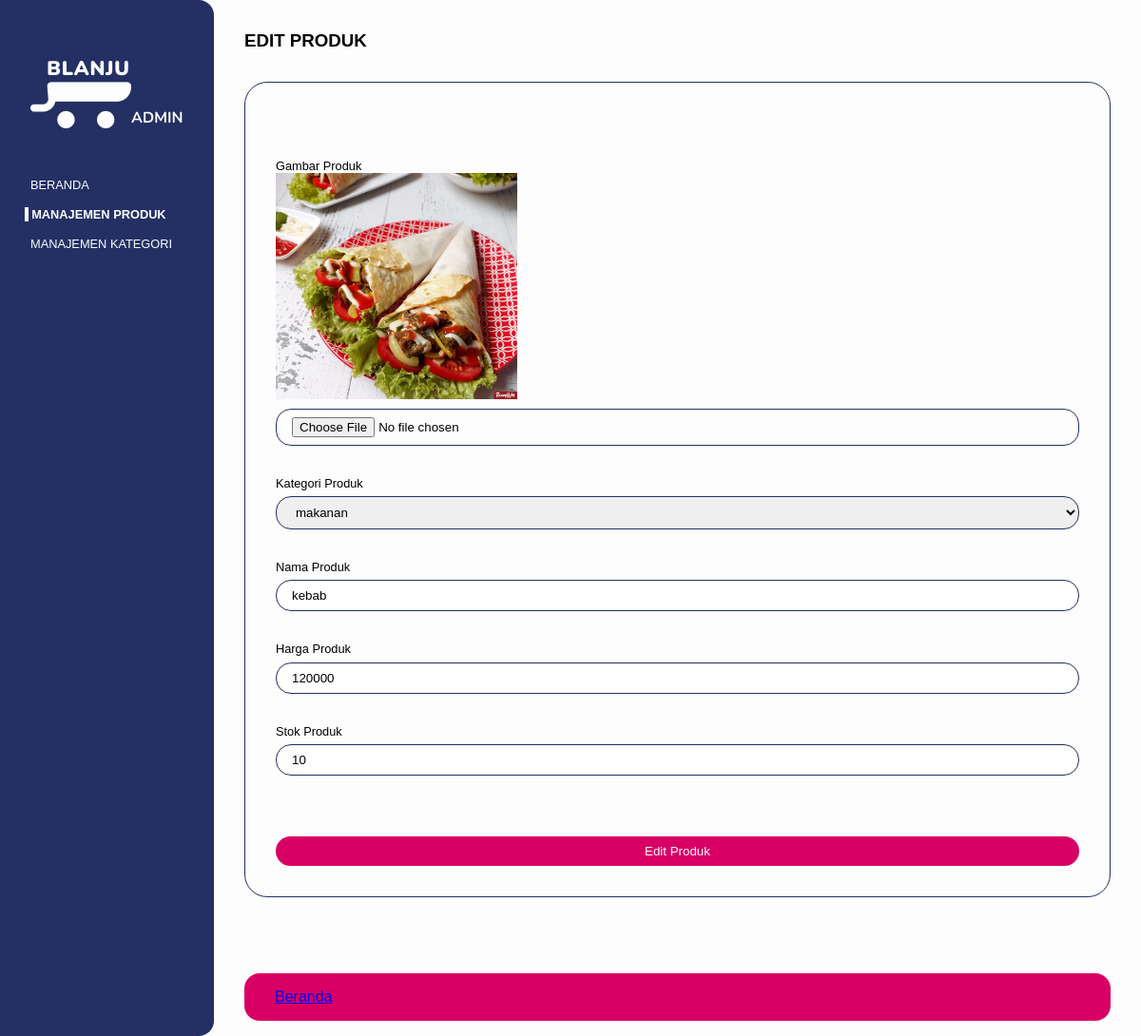
The app's page /blanju/app/admin/edit_produk.php?pro=1 with its own data.
### tables this page shows
CREATE TABLE `products` (
  `kodeProduk` int(11) NOT NULL,
  `kodeKategori` int(11) NOT NULL,
  `namaProduk` varchar(100) NOT NULL,
  `gambarProduk` varchar(255) NOT NULL,
  `hargaProduk` int(11) NOT NULL,
  `stokProduk` int(11) NOT NULL,
  `created_at` timestamp NOT NULL DEFAULT current_timestamp() ON UPDATE current_timestamp(),
  `updated_at` timestamp NULL DEFAULT NULL
);

CREATE TABLE `categories` (
  `kodeKategori` int(11) NOT NULL,
  `namaKategori` varchar(100) NOT NULL
);

### blanju/app/database.php (called while the page is built, shortened)
<?php
require_once("base.php");
function getAllDataCategories()
{
	global $db;
	try {
		$statement = $db->query("SELECT * FROM categories");
		$statement->execute();
		return $statement->fetchAll(PDO::FETCH_ASSOC);
	} catch (PDOException $err) {
		echo $err->getMessage();
	}
}
function getDataProduct($kodeProduk)
{
	global $db;
	try {
		$statement = $db->prepare("SELECT * FROM products where kodeProduk = :kodeProduk");
		$statement->bindValue(':kodeProduk', $kodeProduk);
		$statement->execute();
		return $statement->fetchAll(PDO::FETCH_ASSOC);
	} catch (PDOException $err) {
		echo $err->getMessage();
	}
}

### blanju/app/admin/edit_produk.php (the view, shortened to what this page needs)
<?php
    require_once("templates/header.php"); ?>
<?php
if($_SERVER['REQUEST_METHOD'] == 'POST')
{
    $data = [$_POST, $_FILES];
    editProduct($data);
}else{
    $kodePro=$_GET["pro"];
    $product = getDataProduct($kodePro);
    $categories = getAllDataCategories();
}
?>
    <section id="content-main">
        <div class="content-main-container">
            <h1>EDIT PRODUK</h1>
            <div class="form-add-product">
                <form action="" method="post" enctype="multipart/form-data">
                <div class="form-add-product-container">
                    <div class="input-form">
                        <div class="input-form-title">Gambar Produk
                            <br>
                            <img src="<?= BASEURL ?>/assets/images/products/<?=$product[0]["gambarProduk"]?>" width=30% height=20%>
                        </div>
                        <input type="file" name="gambar" id="gambar">
                    </div>
                    <div class="input-form">
                        <div class="input-form-title">Kategori Produk</div>
                        <select name="kodeKategori" id="kat_produk">
                            <?php foreach ($categories as $category) {
                                echo '<option value="' . $category["kodeKategori"].'"' . ($category["kodeKategori"] == $product[0]["kodeKategori"] ? 'selected' : ''). '>' . $category["namaKategori"] . '</option>';
                            }
                            ?>
                        </select>
                    </div>
                    <div class="input-form">
                        <div class="input-form-title">Nama Produk</div>
                        <input type="text" name="namaProduk" value="<?=$product[0]["namaProduk"]?>"/>
                    </div>
                    <div class="input-form">
                        <div class="input-form-title">Harga Produk</div>
                        <input type="number" name="hargaProduk" value="<?=$product[0]["hargaProduk"]?>"/>
                    </div>
                    <div class="input-form">
                        <div class="input-form-title">Stok Produk</div>
                        <input type="number" name="stokProduk" value="<?=$product[0]["stokProduk"]?>"/>
                    </div>
                    <div class="input-button">
                        <button type="submit" class="primary-btn">Edit Produk</button>
                    </div>
                </div>
                </form>
            </div>
        </div>
    </section>
<?php require_once("templates/footer.php"); ?>

### blanju/assets/css/base.css (style rules this page uses)
* { margin: 0 auto; font-family: sans-serif; }
.primary-btn { background-color: #d80064; color: #fdfdfd; padding: 0.5rem 1.5rem; outline: none; border-radius: 1rem; border: none; }
.input-form { margin: 1rem 0; }
.input-form-title { font-size: 0.8rem; margin-bottom: 0.4rem; }
.input-form input { border: #243064 solid 1px; padding: 0.5rem 1rem; border-radius: 1rem; box-sizing: border-box; }
.input-form select { border: #243064 solid 1px; padding: 0.5rem 1rem; border-radius: 1rem; box-sizing: border-box; }

### blanju/assets/css/admin.css (style rules this page uses)
#content-main { position: relative; }
.form-add-product { margin:2rem 0; border: #243064 1px solid; border-radius: 1.5rem; padding:2rem; }
.form-add-product-container { display: flex; flex-direction: column; }
.form-add-product .input-button { margin-top:3rem; }
.form-add-product .input-button , .form-add-product .input-button button, .form-add-product .input-form input, .form-add-product .input-form select { width:100%; }

### records on screen
products: gambarProduk (picture), kodeKategori "makanan", namaProduk "kebab", hargaProduk "120000", stokProduk "10"
